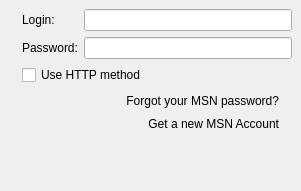
<ui version="4.0" >
 <class>MSNSettings</class>
 <widget class="QWidget" name="MSNSettings" >
  <property name="geometry" >
   <rect>
    <x>0</x>
    <y>0</y>
    <width>301</width>
    <height>191</height>
   </rect>
  </property>
  <property name="windowTitle" >
   <string>MSN Settings</string>
  </property>
  <layout class="QGridLayout" >
   <property name="margin" >
    <number>9</number>
   </property>
   <property name="spacing" >
    <number>6</number>
   </property>
   <item row="0" column="0" >
    <widget class="QLabel" name="label" >
     <property name="pixmap" >
      <pixmap resource="../../../../resources/wengophone.qrc" >:/pics/protocols/msn.png</pixmap>
     </property>
    </widget>
   </item>
   <item row="0" column="1" >
    <layout class="QGridLayout" >
     <property name="margin" >
      <number>0</number>
     </property>
     <property name="spacing" >
      <number>6</number>
     </property>
     <item row="1" column="0" >
      <widget class="QLabel" name="passwordLabel" >
       <property name="text" >
        <string>Password:</string>
       </property>
      </widget>
     </item>
     <item row="0" column="1" >
      <widget class="QLineEdit" name="loginLineEdit" />
     </item>
     <item row="0" column="0" >
      <widget class="QLabel" name="loginLabel" >
       <property name="text" >
        <string>Login:</string>
       </property>
      </widget>
     </item>
     <item row="1" column="1" >
      <widget class="QLineEdit" name="passwordLineEdit" >
       <property name="echoMode" >
        <enum>QLineEdit::Password</enum>
       </property>
      </widget>
     </item>
    </layout>
   </item>
   <item row="1" column="1" >
    <layout class="QHBoxLayout" >
     <property name="margin" >
      <number>0</number>
     </property>
     <property name="spacing" >
      <number>6</number>
     </property>
     <item>
      <widget class="QCheckBox" name="useHttpMethodCheckBox" >
       <property name="text" >
        <string>Use HTTP method</string>
       </property>
      </widget>
     </item>
     <item>
      <spacer>
       <property name="orientation" >
        <enum>Qt::Horizontal</enum>
       </property>
       <property name="sizeHint" >
        <size>
         <width>40</width>
         <height>20</height>
        </size>
       </property>
      </spacer>
     </item>
    </layout>
   </item>
   <item row="2" column="1" >
    <layout class="QGridLayout" >
     <property name="margin" >
      <number>0</number>
     </property>
     <property name="spacing" >
      <number>6</number>
     </property>
     <item row="0" column="1" >
      <widget class="LinkLabel" name="forgotPasswordLabel" >
       <property name="text" >
        <string>Forgot your MSN password?</string>
       </property>
       <property name="alignment" >
        <set>Qt::AlignRight|Qt::AlignTrailing|Qt::AlignVCenter</set>
       </property>
      </widget>
     </item>
     <item rowspan="2" row="0" column="2" >
      <widget class="QLabel" name="label_2" >
       <property name="text" >
        <string/>
       </property>
       <property name="pixmap" >
        <pixmap resource="../../../../resources/wengophone.qrc" >:/pics/help.png</pixmap>
       </property>
      </widget>
     </item>
     <item row="1" column="1" >
      <widget class="LinkLabel" name="createAccountLabel" >
       <property name="text" >
        <string>Get a new MSN Account</string>
       </property>
       <property name="alignment" >
        <set>Qt::AlignRight|Qt::AlignTrailing|Qt::AlignVCenter</set>
       </property>
      </widget>
     </item>
     <item row="0" column="0" >
      <spacer>
       <property name="orientation" >
        <enum>Qt::Horizontal</enum>
       </property>
       <property name="sizeHint" >
        <size>
         <width>40</width>
         <height>20</height>
        </size>
       </property>
      </spacer>
     </item>
    </layout>
   </item>
   <item row="3" column="1" >
    <spacer>
     <property name="orientation" >
      <enum>Qt::Vertical</enum>
     </property>
     <property name="sizeHint" >
      <size>
       <width>20</width>
       <height>40</height>
      </size>
     </property>
    </spacer>
   </item>
  </layout>
 </widget>
 <customwidgets>
  <customwidget>
   <class>LinkLabel</class>
   <extends>QLabel</extends>
   <header>qtutil/LinkLabel.h</header>
  </customwidget>
 </customwidgets>
 <tabstops>
  <tabstop>loginLineEdit</tabstop>
  <tabstop>passwordLineEdit</tabstop>
 </tabstops>
 <resources>
  <include location="../../../../resources/wengophone.qrc" />
 </resources>
 <connections/>
</ui>
